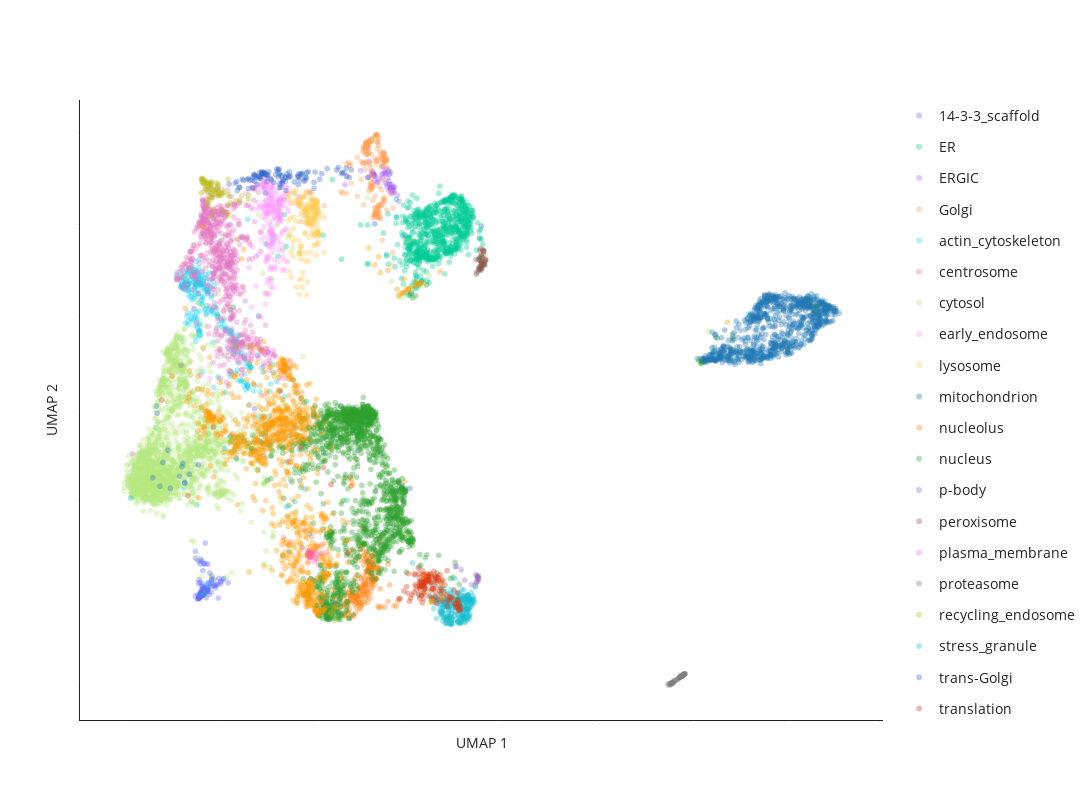

Notebook code for this chart:
### Markdown cell above
### generate UMAP plots

### Code cell
# generate 2D UMAP plot
label_to_color = "consensus_graph_annnotation"  # **choose which annotation column to highlight here** , other choices: cluster_annotation, Protein-level_consensus_annotation

fig = pu.interaction_umap(
    umap_table,
    node_name="Gene_name_canonical", 
    cluster=label_to_color, opacity=0.35, unlabelled_color="#D0D3D4", unlabelled_opacity=0.1,
    pointsize=6, x="umap_1", y="umap_2",
    categorical=True,
)
fig.update_layout(width=1200, height=800)

fig.show()

# save the figure as an html file
save_path = os.path.join("output")
save_name = f"{timestamp}_UMAP_2Dview_seed={UMAP_seed}html"
pio.write_html(fig, file=os.path.join(save_path, save_name), auto_open=False)

### Figure 1 — Plotly figure (JSON) as saved in the notebook; plotly's stock layout.template omitted (floating-point values rounded to 4 significant figures; data arrays with more than 128 entries replaced by an {"elided": "..."} marker saying what was removed)
{"data": [{"customdata": {"elided": "130x1 int values"}, "hovertemplate": "<b>%{hovertext}</b><br><br>consensus_graph_annnotation=14-3-3_scaffold<br>UMAP 1=%{x}<br>UMAP 2=%{y}<extra></extra>", "hovertext": {"elided": "130 str values"}, "legendgroup": "14-3-3_scaffold", "marker": {"color": "#636EFA", "opacity": 0.35, "size": 6, "symbol": "circle"}, "mode": "markers", "name": "14-3-3_scaffold", "showlegend": true, "type": "scattergl", "x": {"elided": "130 float values"}, "xaxis": "x", "y": {"elided": "130 float values"}, "yaxis": "y"}, {"customdata": {"elided": "750x1 int values"}, "hovertemplate": "<b>%{hovertext}</b><br><br>consensus_graph_annnotation=ER<br>UMAP 1=%{x}<br>UMAP 2=%{y}<extra></extra>", "hovertext": {"elided": "750 str values"}, "legendgroup": "ER", "marker": {"color": "#00CC96", "opacity": 0.35, "size": 6, "symbol": "circle"}, "mode": "markers", "name": "ER", "showlegend": true, "type": "scattergl", "x": {"elided": "750 float values"}, "xaxis": "x", "y": {"elided": "750 float values"}, "yaxis": "y"}, {"customdata": [[5141], [4808], [3029], [1983], [5688], [7569], [6800], [958], [512], [2998], [5705], [7596], [230], [3044], [7797], [3597], [5584], [6642], [3162], [4121], [8387], [5759], [282], [3837], [1754], [6281], [3827], [3648], [6708], [1747], [5712], [3519], [576], [4036], [3278], [1919], [4807], [4192], [1646], [3767], [2868], [666], [2299], [5218], [8011], [2511], [5383], [8481], [2617], [2501], [748], [2841], [6828], [2683], [4413]], "hovertemplate": "<b>%{hovertext}</b><br><br>consensus_graph_annnotation=ERGIC<br>UMAP 1=%{x}<br>UMAP 2=%{y}<extra></extra>", "hovertext": ["SCAP", "COPA", "GPR89B", "LMAN2", "YIF1B", "LMAN2L", "CHPT1", "COPZ1", "DESI2", "B4DSQ5[p]", "PIGG", "RAB3GAP2", "SREBF2", "ERGIC1", "RAB18", "SEC22B", "SAR1B", "MTMR14", "RAB3GAP1", "SEC24D", "TMED5", "SAR1A", "LMAN1", "RER1", "IER3IP1", "TMED4", "BET1", "SLC39A11", "MCFD2", "TRIM27", "RABL3", "COPB2", "TMED10", "SEC22B", "SEC31A", "ERP44", "COPB1", "SEC24A", "COPG2", "COPE", "YIPF5", "TMED9", "ERGIC3", "TMED1", "MTMR4", "RAB3B", "TMED2", "COPG1", "ARCN1", "LYSMD3", "EGFL7", "TRIM4", "SCFD1", "METTL9", "ARF4"], "legendgroup": "ERGIC", "marker": {"color": "#AB63FA", "opacity": 0.35, "size": 6, "symbol": "circle"}, "mode": "markers", "name": "ERGIC", "showlegend": true, "type": "scattergl", "x": [5.557, 5.319, 5.615, 5.647, 5.536, 5.704, 5.016, 5.284, 5.586, 5.527, 5.673, 5.316, 5.648, 5.727, 5.64, 5.718, 5.305, 4.683, 5.259, 5.385, 5.729, 5.63, 5.692, 5.475, 5.575, 5.492, 5.468, 5.798, 5.688, 5.178, 5.707, 5.296, 5.667, 5.578, 5.196, 5.657, 5.274, 5.359, 5.272, 5.271, 5.4, 5.649, 5.538, 5.676, 5.608, 5.825, 5.644, 5.29, 5.301, 5.558, 5.599, 5.622, 5.539, 5.454, 5.241], "xaxis": "x", "y": [11.23, 11.06, 10.94, 10.82, 11.17, 10.8, 11.18, 11.11, 11.02, 11.13, 10.87, 11.06, 11.12, 10.82, 10.81, 10.82, 10.95, 10.87, 11.08, 10.94, 10.71, 10.88, 10.7, 11.02, 10.88, 11.12, 11.26, 10.64, 10.8, 11.04, 10.74, 11.08, 10.67, 10.83, 11.38, 10.78, 11.1, 10.92, 11.15, 11.11, 10.99, 10.8, 11.1, 10.74, 10.75, 10.51, 10.77, 11.11, 11.09, 11.12, 11.17, 11.1, 10.91, 11.09, 11.15], "yaxis": "y"}, {"customdata": {"elided": "193x1 int values"}, "hovertemplate": "<b>%{hovertext}</b><br><br>consensus_graph_annnotation=Golgi<br>UMAP 1=%{x}<br>UMAP 2=%{y}<extra></extra>", "hovertext": {"elided": "193 str values"}, "legendgroup": "Golgi", "marker": {"color": "#FFA15A", "opacity": 0.35, "size": 6, "symbol": "circle"}, "mode": "markers", "name": "Golgi", "showlegend": true, "type": "scattergl", "x": {"elided": "193 float values"}, "xaxis": "x", "y": {"elided": "193 float values"}, "yaxis": "y"}, {"customdata": {"elided": "279x1 int values"}, "hovertemplate": "<b>%{hovertext}</b><br><br>consensus_graph_annnotation=actin_cytoskeleton<br>UMAP 1=%{x}<br>UMAP 2=%{y}<extra></extra>", "hovertext": {"elided": "279 str values"}, "legendgroup": "actin_cytoskeleton", "marker": {"color": "#19D3F3", "opacity": 0.35, "size": 6, "symbol": "circle"}, "mode": "markers", "name": "actin_cytoskeleton", "showlegend": true, "type": "scattergl", "x": {"elided": "279 float values"}, "xaxis": "x", "y": {"elided": "279 float values"}, "yaxis": "y"}, {"customdata": [[4197], [7022], [5846], [5861], [6604], [5687], [1325], [4698], [7292], [6543], [2725], [3168], [7168], [6500], [354], [3244], [1174], [6153], [7486], [6507], [6155], [8501], [2284], [10], [7175], [7320], [2440], [1302], [1148], [5493], [1805], [6418], [6850], [2147], [4142], [5908], [3831], [1381], [5540], [4204], [8342], [6773], [2771], [1318], [3657], [7409], [22], [6181], [6389], [2140]], "hovertemplate": "<b>%{hovertext}</b><br><br>consensus_graph_annnotation=centrosome<br>UMAP 1=%{x}<br>UMAP 2=%{y}<extra></extra>", "hovertext": ["PCNT", "TBC1D31", "CROCC", "CEP350", "CEP120", "ODF2", "MPHOSPH9", "CSNK1D", "AKAP9", "NIN", "BBS4", "PCM1", "CCDC138", "SPICE1", "CEP57", "PCM1", "ALMS1", "TPGS1", "CEP41", "CNTROB", "CEP128", "CCDC61", "CEP350", "CCP110", "CEP63", "CCDC77", "OFD1", "WRAP73", "MED4", "KIF7", "CEP78", "CEP97", "PIBF1", "CEP290", "CEP152", "CEP135", "CETN3", "CDK5RAP2", "C2CD3", "CEP43", "SSX2IP", "CEP192", "CEP131", "RNF213", "CCDC14", "CEP250", "CEP72", "CEP68", "MIB1", "CSPP1"], "legendgroup": "centrosome", "marker": {"color": "#FF6692", "opacity": 0.35, "size": 6, "symbol": "circle"}, "mode": "markers", "name": "centrosome", "showlegend": true, "type": "scattergl", "x": [3.966, 3.898, 4.09, 3.917, 3.947, 3.908, 4.098, 3.962, 3.937, 4.058, 3.898, 3.927, 3.958, 4.041, 4.129, 3.993, 4.102, 3.982, 3.989, 3.993, 3.946, 3.93, 3.495, 3.893, 4.28, 4.059, 3.922, 3.931, 4.032, 3.907, 3.825, 3.915, 3.915, 3.944, 4.19, 3.93, 4.804, 3.898, 4.197, 3.92, 3.92, 4.146, 3.973, 3.888, 3.92, 3.941, 3.925, 3.961, 3.984, 3.891], "xaxis": "x", "y": [2.841, 2.839, 2.827, 2.817, 2.77, 2.843, 3.002, 2.876, 2.8, 2.759, 2.837, 2.911, 2.865, 2.691, 2.62, 2.843, 2.744, 3.224, 2.866, 2.796, 2.861, 2.874, 4.866, 2.795, 2.878, 2.915, 2.832, 2.841, 2.915, 2.85, 3.353, 2.684, 2.854, 2.887, 2.873, 2.823, 2.935, 2.844, 3.054, 2.819, 2.902, 2.853, 2.883, 2.917, 2.808, 2.784, 2.861, 2.779, 2.915, 2.847], "yaxis": "y"}, {"customdata": {"elided": "1836x1 int values"}, "hovertemplate": "<b>%{hovertext}</b><br><br>consensus_graph_annnotation=cytosol<br>UMAP 1=%{x}<br>UMAP 2=%{y}<extra></extra>", "hovertext": {"elided": "1836 str values"}, "legendgroup": "cytosol", "marker": {"color": "#B6E880", "opacity": 0.35, "size": 6, "symbol": "circle"}, "mode": "markers", "name": "cytosol", "showlegend": true, "type": "scattergl", "x": {"elided": "1836 float values"}, "xaxis": "x", "y": {"elided": "1836 float values"}, "yaxis": "y"}, {"customdata": {"elided": "223x1 int values"}, "hovertemplate": "<b>%{hovertext}</b><br><br>consensus_graph_annnotation=early_endosome<br>UMAP 1=%{x}<br>UMAP 2=%{y}<extra></extra>", "hovertext": {"elided": "223 str values"}, "legendgroup": "early_endosome", "marker": {"color": "#FF97FF", "opacity": 0.35, "size": 6, "symbol": "circle"}, "mode": "markers", "name": "early_endosome", "showlegend": true, "type": "scattergl", "x": {"elided": "223 float values"}, "xaxis": "x", "y": {"elided": "223 float values"}, "yaxis": "y"}, {"customdata": {"elided": "169x1 int values"}, "hovertemplate": "<b>%{hovertext}</b><br><br>consensus_graph_annnotation=lysosome<br>UMAP 1=%{x}<br>UMAP 2=%{y}<extra></extra>", "hovertext": {"elided": "169 str values"}, "legendgroup": "lysosome", "marker": {"color": "#FECB52", "opacity": 0.35, "size": 6, "symbol": "circle"}, "mode": "markers", "name": "lysosome", "showlegend": true, "type": "scattergl", "x": {"elided": "169 float values"}, "xaxis": "x", "y": {"elided": "169 float values"}, "yaxis": "y"}, {"customdata": {"elided": "864x1 int values"}, "hovertemplate": "<b>%{hovertext}</b><br><br>consensus_graph_annnotation=mitochondrion<br>UMAP 1=%{x}<br>UMAP 2=%{y}<extra></extra>", "hovertext": {"elided": "864 str values"}, "legendgroup": "mitochondrion", "marker": {"color": "#1F77B4", "opacity": 0.35, "size": 6, "symbol": "circle"}, "mode": "markers", "name": "mitochondrion", "showlegend": true, "type": "scattergl", "x": {"elided": "864 float values"}, "xaxis": "x", "y": {"elided": "864 float values"}, "yaxis": "y"}, {"customdata": {"elided": "209x1 int values"}, "hovertemplate": "<b>%{hovertext}</b><br><br>consensus_graph_annnotation=nucleolus<br>UMAP 1=%{x}<br>UMAP 2=%{y}<extra></extra>", "hovertext": {"elided": "209 str values"}, "legendgroup": "nucleolus", "marker": {"color": "#FF7F0E", "opacity": 0.35, "size": 6, "symbol": "circle"}, "mode": "markers", "name": "nucleolus", "showlegend": true, "type": "scattergl", "x": {"elided": "209 float values"}, "xaxis": "x", "y": {"elided": "209 float values"}, "yaxis": "y"}, {"customdata": {"elided": "1538x1 int values"}, "hovertemplate": "<b>%{hovertext}</b><br><br>consensus_graph_annnotation=nucleus<br>UMAP 1=%{x}<br>UMAP 2=%{y}<extra></extra>", "hovertext": {"elided": "1538 str values"}, "legendgroup": "nucleus", "marker": {"color": "#2CA02C", "opacity": 0.35, "size": 6, "symbol": "circle"}, "mode": "markers", "name": "nucleus", "showlegend": true, "type": "scattergl", "x": {"elided": "1538 float values"}, "xaxis": "x", "y": {"elided": "1538 float values"}, "yaxis": "y"}, {"customdata": [[8379], [7660], [1520], [219], [6036], [6495], [6493], [1268], [6129], [5829], [7064], [7446], [6651], [8432], [4933], [6297], [7814], [6391]], "hovertemplate": "<b>%{hovertext}</b><br><br>consensus_graph_annnotation=p-body<br>UMAP 1=%{x}<br>UMAP 2=%{y}<extra></extra>", "hovertext": ["LSM2", "YTHDC2", "LSM1", "EIF4ENIF1", "EDC4", "XRN1", "DCP1B", "LSM5", "Q6ZMY0[p]", "LSM14B", "EDC3", "LSM14B", "LSM14A", "MARF1", "LSM3", "PATL1", "DCP1A", "DCP2"], "legendgroup": "p-body", "marker": {"color": "#9467BD", "opacity": 0.35, "size": 6, "symbol": "circle"}, "mode": "markers", "name": "p-body", "showlegend": true, "type": "scattergl", "x": [7.019, 7.442, 7.482, 7.473, 7.52, 7.501, 7.51, 7.145, 7.22, 7.365, 7.498, 4.475, 7.467, 7.459, 7.049, 7.486, 7.497, 7.504], "xaxis": "x", "y": [2.577, 2.162, 2.359, 2.242, 2.3, 2.256, 2.365, 2.507, 2.282, 2.187, 2.321, 1.786, 2.232, 2.403, 2.582, 2.381, 2.328, 2.351], "yaxis": "y"}, {"customdata": [[3836], [3713], [306], [1482], [7468], [6346], [5958], [4861], [1164], [4512], [5111], [174], [8189], [5972], [5503], [7253], [2180], [3930], [4509], [2947], [3917], [5567], [1483], [757], [3834], [932], [8473], [1991], [6163], [1081], [8225], [2751], [4574], [4578], [4030], [6315], [6915], [2004], [7852], [3780]], "hovertemplate": "<b>%{hovertext}</b><br><br>consensus_graph_annnotation=peroxisome<br>UMAP 1=%{x}<br>UMAP 2=%{y}<extra></extra>", "hovertext": ["ACOX3", "AGPS", "ACAA1", "PEX5", "PECR", "LONP2", "GSTK1", "PEX3", "PEX12", "PEX2", "EHHADH", "PEX26", "HACL1", "ECI2", "TYSND1", "PAFAH2", "ACBD5", "PEX1", "ABCD3", "B4DL07[p]", "SLC25A17", "DECR2", "HSD17B4", "ACOX1", "GNPAT", "FAR2", "PEX16", "SCP2", "ACAD11", "PEX6", "CROT", "FAR1", "ABCD1", "EPHX2", "PEX14", "TMEM135", "PEX13", "CAT", "PXMP2", "ACOT8"], "legendgroup": "peroxisome", "marker": {"color": "#8C564B", "opacity": 0.35, "size": 6, "symbol": "circle"}, "mode": "markers", "name": "peroxisome", "showlegend": true, "type": "scattergl", "x": [7.662, 7.581, 7.542, 7.466, 7.583, 7.646, 7.458, 7.544, 7.622, 7.649, 7.619, 7.63, 7.573, 7.513, 7.657, 7.554, 7.575, 7.569, 7.559, 7.517, 7.621, 7.568, 7.574, 7.611, 7.579, 7.664, 7.554, 7.52, 7.604, 7.534, 7.619, 7.571, 7.572, 7.476, 7.566, 7.587, 7.627, 7.533, 7.532, 7.622], "xaxis": "x", "y": [9.231, 9.099, 9.278, 8.931, 9.291, 9.191, 9.245, 9.434, 9.146, 9.124, 9.428, 9.136, 9.195, 9.248, 9.23, 9.049, 9.317, 9.02, 9.11, 9.005, 9.339, 9.331, 9.063, 9.166, 9.185, 9.25, 9.485, 9.05, 9.453, 9.025, 9.149, 9.21, 9.045, 8.967, 9.166, 9.119, 9.423, 9.235, 9.067, 9.45], "yaxis": "y"}, {"customdata": {"elided": "653x1 int values"}, "hovertemplate": "<b>%{hovertext}</b><br><br>consensus_graph_annnotation=plasma_membrane<br>UMAP 1=%{x}<br>UMAP 2=%{y}<extra></extra>", "hovertext": {"elided": "653 str values"}, "legendgroup": "plasma_membrane", "marker": {"color": "#E377C2", "opacity": 0.35, "size": 6, "symbol": "circle"}, "mode": "markers", "name": "plasma_membrane", "showlegend": true, "type": "scattergl", "x": {"elided": "653 float values"}, "xaxis": "x", "y": {"elided": "653 float values"}, "yaxis": "y"}, {"customdata": [[4486], [1249], [5451], [649], [4485], [3356], [1264], [2438], [7128], [4906], [8070], [6621], [698], [5333], [7251], [1587], [4822], [5193], [8514], [8511], [8330], [5885], [4922], [5347], [6939], [2748], [1653], [594], [3553], [1654], [5078], [1418], [1965], [1655], [4508], [1470], [259], [263], [5836], [3723], [5597], [1686], [984], [4768], [2835], [6831], [1448], [7531], [1664], [4507], [5387], [6593], [4825], [4830], [5950], [3868], [8437], [1244], [1416], [5880], [5724], [8431], [5742], [5741], [1652], [879], [3035], [5957], [3883], [1624], [1625], [5615]], "hovertemplate": "<b>%{hovertext}</b><br><br>consensus_graph_annnotation=proteasome<br>UMAP 1=%{x}<br>UMAP 2=%{y}<extra></extra>", "hovertext": ["PSMA4", "PSMC6", "ADRM1", "RAD23A", "PSMA1", "PSMB7", "NUB1", "PSMC4", "NGLY1", "PSME3", "RNF181", "AFG2A", "PSMG3", "PSME4", "PSMD1", "PSMA5", "USP14", "PSMD2", "PSMC3", "PSMD8", "POMP", "ECPAS", "PSMC1", "PSMD6", "PSMG2", "PSMG1", "PSMA3", "PSME3IP1", "UBFD1", "PSMA6", "UBE3A", "PSME1", "PSMB3", "PSMB4", "PSMB5", "PSMD12", "PSMD13", "ZFAND5", "DDI2", "PSMD11", "PSMB1", "PSMD14", "TCP11L2", "PSMD7", "TCP11L1", "UBLCP1", "BAG1", "PITHD1", "PSMC2", "PSMB6", "UBE3C", "UBR7", "RAD23B", "PSMD4", "PSME3", "PSMD3", "RNF115", "PSME2", "PSMA7", "PSMD4", "PSMG4", "USP15", "UCHL5", "UCHL5", "PSMC3", "PSMA2", "UBQLN2", "ZFAND6", "TXNL1", "PSMC5", "PSMB2", "AKIRIN2"], "legendgroup": "proteasome", "marker": {"color": "#7F7F7F", "opacity": 0.35, "size": 6, "symbol": "circle"}, "mode": "markers", "name": "proteasome", "showlegend": true, "type": "scattergl", "x": [11.82, 11.84, 11.83, 11.62, 11.84, 11.84, 11.61, 11.86, 11.59, 1.209, 11.56, 11.69, 11.66, 11.74, 11.89, 11.78, 11.8, 11.81, 11.85, 11.87, 11.63, 11.73, 11.82, 11.79, 11.75, 11.78, 11.83, 11.61, 11.62, 11.85, 11.62, 11.86, 11.85, 11.86, 11.83, 11.86, 11.88, 11.66, 11.52, 11.87, 11.85, 11.85, 11.62, 11.87, 11.59, 11.67, 11.6, 11.55, 11.81, 11.79, 11.81, 11.65, 11.84, 11.81, 11.76, 11.81, 11.78, 11.79, 11.8, 11.86, 11.61, 11.59, 11.6, 11.83, 11.58, 11.85, 11.79, 11.61, 11.59, 11.89, 11.84, 11.63], "xaxis": "x", "y": [0.1993, 0.2141, 0.1982, 0.05686, 0.2097, 0.2185, 0.04535, 0.2286, 0.04901, 6.95, 0.02088, 0.101, 0.08809, 0.1388, 0.2488, 0.1656, 0.1795, 0.1845, 0.2248, 0.2418, 0.0576, 0.1351, 0.2001, 0.1763, 0.1427, 0.1735, 0.2045, 0.04615, 0.05165, 0.2229, 0.04515, 0.2335, 0.2238, 0.2281, 0.2054, 0.237, 0.2488, 0.07822, 0.03259, 0.2423, 0.227, 0.2263, 0.05008, 0.239, 0.04012, 0.08963, 0.0378, 0, 0.1876, 0.1717, 0.1922, 0.1007, 0.2151, 0.1924, 0.1665, 0.1932, 0.1818, 0.1776, 0.1914, 0.2343, 0.05152, 0.03839, 0.04524, 0.208, 0.02476, 0.2317, 0.2208, 0.03904, 0.01328, 0.2541, 0.2174, 0.05831], "yaxis": "y"}, {"customdata": [[2023], [1704], [1809], [1853], [5635], [5020], [2276], [1700], [5725], [2404], [1687], [7407], [7680], [7357], [1670], [4978], [2322], [4987], [2203], [5740], [1786], [2035], [7514], [1814], [8183], [6354], [5162], [267], [7988], [257], [3777], [3787], [5500], [828], [3824], [3850], [196], [4560], [5103], [5520], [6907], [6926], [6210], [977], [2681], [8034], [6726], [5445], [3368], [5442], [3470], [8232], [640], [6497], [5242], [8345], [457], [444], [8110], [6446], [6652], [6435], [5408], [3133], [6377], [6460], [5551], [5217], [7074], [4654], [8496], [4701], [7092], [4695], [2593], [14], [2612], [7781], [6117], [6138], [2515], [5024], [64], [3995], [5786]], "hovertemplate": "<b>%{hovertext}</b><br><br>consensus_graph_annnotation=recycling_endosome<br>UMAP 1=%{x}<br>UMAP 2=%{y}<extra></extra>", "hovertext": ["ECE1", "RALGAPA1", "ATP13A3", "ARHGAP10", "ATP6V0A1", "LRP2", "STEAP3", "RAB11FIP5", "WDR44", "Q59FF5[p];A8CDT9[p]", "SERPINF1", "VAMP8", "PACC1", "CRACR2A", "SCAMP2", "SIRPA", "ABCB1", "CSNK1G2", "ARL13B", "COLEC12", "STX3", "A0A3B3ITR4[p]", "SEMA4C", "SMIM1", "LNPEP", "RALGAPB", "PTPRJ", "CEMIP2", "GFOD1", "NKIRAS2", "ITGB1BP1", "SCAMP3", "RALGAPA2", "SLC12A6", "SCAMP1", "STX7", "CDK16", "SFN", "LRP1", "GFOD2", "APBB2", "SCAMP4", "RAB11FIP2", "SYT1", "ATP6V0D1", "PODXL2", "ITFG1", "RAB11B", "ATP11A", "VAMP3", "VAMP2", "PACSIN3", "LDLR", "CMTM4", "RAB32", "ATP11B", "CERK", "MYADM", "MRC2", "CD302", "CCNY", "LMTK2", "NHERF2", "PODXL", "STX12", "SLC35F2", "ANO6", "ADAM9", "CMTM7", "SLC1A1", "CSNK1G3", "ADGRE5", "ABHD17A", "TRAPPC10", "BICD1", "GPRC5B", "MICALL1", "KIAA1549", "RAB11FIP1", "SLCO4C1", "A8K6Q8[p];B7Z2I6[p]", "ATP8B2", "FCGRT", "ATP9A", "SLC35F1"], "legendgroup": "recycling_endosome", "marker": {"color": "#BCBD22", "opacity": 0.35, "size": 6, "symbol": "circle"}, "mode": "markers", "name": "recycling_endosome", "showlegend": true, "type": "scattergl", "x": [1.854, 1.713, 1.865, 1.785, 2.231, 1.713, 1.862, 1.834, 2.08, 1.658, 2.63, 2.038, 1.962, 1.885, 1.969, 1.967, 1.734, 1.816, 1.791, 1.79, 1.774, 1.675, 1.814, 1.838, 2.0, 1.734, 1.677, 1.728, 1.653, 1.669, 1.723, 2.634, 1.652, 1.988, 2.079, 2.078, 1.872, 4.472, 1.943, 1.833, 2.257, 2.077, 1.65, 1.998, 2.498, 1.78, 2.118, 2.224, 1.839, 2.46, 2.21, 1.88, 1.961, 2.096, 1.879, 1.791, 1.631, 2.196, 1.85, 1.997, 1.898, 1.671, 1.771, 1.744, 2.378, 1.937, 1.786, 1.736, 1.967, 1.853, 1.696, 1.813, 1.729, 2.208, 2.415, 1.773, 1.664, 1.69, 1.84, 2.024, 2.219, 1.85, 2.012, 1.778, 1.897], "xaxis": "x", "y": [10.7, 10.96, 10.93, 10.41, 10.62, 10.96, 10.6, 10.83, 10.77, 10.93, 10.56, 10.68, 10.72, 10.81, 10.69, 10.65, 10.9, 10.52, 10.84, 10.89, 10.52, 10.9, 10.9, 10.89, 10.73, 10.9, 10.98, 10.93, 11.02, 10.98, 10.78, 10.64, 11.0, 10.89, 10.68, 10.65, 10.19, 1.414, 10.77, 10.61, 10.48, 10.71, 10.98, 10.87, 10.64, 10.73, 10.7, 10.26, 10.89, 10.5, 10.66, 10.65, 10.9, 10.29, 10.77, 10.92, 10.69, 10.19, 10.94, 10.63, 10.34, 10.99, 10.55, 10.8, 10.53, 10.72, 10.77, 10.77, 10.77, 10.67, 10.72, 10.87, 10.91, 11.0, 9.682, 10.81, 10.98, 10.9, 10.8, 10.63, 10.43, 10.59, 10.65, 10.89, 10.74], "yaxis": "y"}, {"customdata": {"elided": "252x1 int values"}, "hovertemplate": "<b>%{hovertext}</b><br><br>consensus_graph_annnotation=stress_granule<br>UMAP 1=%{x}<br>UMAP 2=%{y}<extra></extra>", "hovertext": {"elided": "252 str values"}, "legendgroup": "stress_granule", "marker": {"color": "#17BECF", "opacity": 0.35, "size": 6, "symbol": "circle"}, "mode": "markers", "name": "stress_granule", "showlegend": true, "type": "scattergl", "x": {"elided": "252 float values"}, "xaxis": "x", "y": {"elided": "252 float values"}, "yaxis": "y"}, {"customdata": [[8339], [558], [1620], [4], [5579], [7579], [1345], [531], [7459], [7452], [1224], [1630], [1027], [8422], [7495], [7866], [1130], [5071], [8447], [422], [7828], [7919], [7549], [416], [1556], [383], [7501], [771], [8465], [8324], [8280], [1403], [1778], [1239], [300], [2073], [6401], [2090], [2855], [4448], [3007], [2430], [6388], [3661], [4009], [4434], [2353], [2818], [3222], [7345], [6756], [4028], [3396], [5907], [6909], [3052], [2514], [6644], [2094], [3955], [2984], [4791], [6293], [3801], [4324], [7242], [7202], [6829], [2159], [7189], [6799], [7188], [3899], [3901], [4772], [2907], [6588], [3913], [2274], [6340], [3925], [4771], [6743], [6420], [6272], [2729], [6951], [5882], [5898], [2569], [5901], [2584], [5895], [2727], [3151], [5667], [7013], [5951], [6959], [3558], [4162], [3083], [6505], [4099], [2761], [1929]], "hovertemplate": "<b>%{hovertext}</b><br><br>consensus_graph_annnotation=trans-Golgi<br>UMAP 1=%{x}<br>UMAP 2=%{y}<extra></extra>", "hovertext": ["TRAPPC4", "ANGEL1", "OSBPL11", "TM9SF2", "MTMR9", "CYSTM1", "TRAPPC2L", "SPG21", "TMEM59", "OSBPL10", "SNAP47", "SH3GLB1", "TRAPPC8", "ATP6V0A2", "WDR11", "RAB6B", "SPRYD7", "ATP7A", "YIPF1", "WDFY1", "HINT3", "NDFIP2", "RAB33B", "ATG9A", "DTNBP1", "ACBD3", "PRKD2", "SYNGR2", "TRAPPC1", "MTMR6", "SNX7", "SLC12A7", "PSEN2", "ARFIP2", "TBC1D5", "LRBA", "TRAPPC5", "TGOLN2", "TRAPPC11", "OSBP", "LMBRD2", "TMEM87A", "RAB43", "C17orf75", "DNAJC13", "M6PR", "TRAPPC13", "GOLM1", "TVP23C", "SLC35A5", "BLOC1S5", "VAMP4", "MDK", "FAM91A1", "GLG1", "ARFIP1", "SV2A", "DAGLB", "MFSD4B", "STX10", "KCT2", "EFNA5", "TRAPPC6B", "RAB29", "TRAPPC2", "OSBPL9", "TRAPPC9", "TRAPPC12", "SLC9A6", "STX16", "RAB2B", "ANKRD27", "SPRY1", "TRAPPC3", "CLCN5", "SLC12A4", "ARFGAP1", "STX6", "TMEM63A", "TPRA1", "ATP9B", "CLCN3", "PI4K2B", "FAM219A", "PLEKHH3", "SYAP1", "TMEM230", "SNX30", "LRIG1", "YIPF6", "AP1AR", "SORT1", "FAM219B", "KIAA0319L", "ATP7B", "ATP8A1", "RAB39B", "NAPG", "VTI1A", "STX16", "SNX4", "SYNGR1", "FAM177A1", "CPD", "SNX8", "SLC20A2"], "legendgroup": "trans-Golgi", "marker": {"color": "#3366CC", "opacity": 0.35, "size": 6, "symbol": "circle"}, "mode": "markers", "name": "trans-Golgi", "showlegend": true, "type": "scattergl", "x": [2.887, 4.145, 3.874, 4.509, 3.435, 3.032, 3.068, 3.105, 4.029, 3.854, 3.177, 3.295, 3.241, 3.711, 3.319, 3.723, 3.679, 2.805, 3.295, 2.8, 4.028, 3.817, 4.661, 2.934, 3.431, 4.816, 3.352, 2.641, 2.904, 3.372, 3.295, 2.401, 3.696, 4.626, 3.35, 2.389, 2.724, 3.776, 3.279, 4.712, 2.878, 3.904, 3.835, 3.354, 2.752, 2.946, 3.285, 4.306, 2.996, 4.19, 3.419, 3.494, 2.459, 3.362, 4.545, 3.451, 2.762, 3.274, 2.92, 2.926, 4.05, 2.997, 2.611, 4.779, 2.827, 3.712, 2.506, 3.253, 2.731, 5.313, 3.861, 2.969, 2.534, 2.768, 3.044, 2.637, 5.167, 2.783, 2.671, 2.727, 3.044, 2.97, 3.496, 3.507, 2.438, 4.718, 3.688, 2.966, 3.61, 3.428, 2.918, 2.359, 3.123, 3.777, 3.218, 2.932, 3.324, 3.535, 3.02, 2.86, 2.868, 3.002, 4.612, 3.749, 2.89, 2.23], "xaxis": "x", "y": [11.02, 10.99, 11.13, 11.19, 11.04, 10.94, 11.15, 11.01, 10.92, 11.03, 10.92, 10.81, 11.21, 11.04, 11.07, 10.98, 11.04, 11.04, 11.11, 11.06, 10.8, 10.95, 11.13, 11.11, 10.74, 11.2, 10.94, 10.79, 11.02, 10.97, 10.89, 10.75, 10.88, 11.14, 10.89, 10.94, 10.97, 11.1, 11.21, 11.23, 11.14, 11.15, 10.98, 11.07, 11.09, 11.11, 11.2, 11.22, 11.09, 11.11, 10.95, 11.03, 10.82, 10.97, 11.25, 11.1, 11.1, 11.05, 11.15, 11.11, 11.15, 11.1, 10.99, 11.03, 10.88, 11.11, 10.99, 11.16, 11.04, 10.02, 11.02, 11.13, 10.97, 10.95, 11.09, 11.0, 11.03, 11.07, 10.97, 10.81, 11.07, 11.15, 11.05, 11.15, 10.81, 11.05, 11.08, 11.12, 10.93, 11.03, 11.13, 10.9, 10.99, 11.12, 11.09, 11.12, 10.82, 11.06, 11.08, 11.05, 11.02, 10.69, 11.11, 11.1, 11.06, 10.89], "yaxis": "y"}, {"customdata": {"elided": "144x1 int values"}, "hovertemplate": "<b>%{hovertext}</b><br><br>consensus_graph_annnotation=translation<br>UMAP 1=%{x}<br>UMAP 2=%{y}<extra></extra>", "hovertext": {"elided": "144 str values"}, "legendgroup": "translation", "marker": {"color": "#DC3912", "opacity": 0.35, "size": 6, "symbol": "circle"}, "mode": "markers", "name": "translation", "showlegend": true, "type": "scattergl", "x": {"elided": "144 float values"}, "xaxis": "x", "y": {"elided": "144 float values"}, "yaxis": "y"}, {"customdata": {"elided": "875x1 int values"}, "hovertemplate": "<b>%{hovertext}</b><br><br>consensus_graph_annnotation=unclassified<br>UMAP 1=%{x}<br>UMAP 2=%{y}<extra></extra>", "hovertext": {"elided": "875 str values"}, "legendgroup": "unclassified", "marker": {"color": "#FF9900", "opacity": 0.35, "size": 6, "symbol": "circle"}, "mode": "markers", "name": "unclassified", "showlegend": true, "type": "scattergl", "x": {"elided": "875 float values"}, "xaxis": "x", "y": {"elided": "875 float values"}, "yaxis": "y"}], "layout": {"height": 800, "legend": {"font": {"size": 14}}, "width": 1200, "xaxis": {"showticklabels": true, "tickfont": {"size": 1}, "ticks": "", "title": {"text": "UMAP 1"}}, "yaxis": {"showticklabels": true, "tickfont": {"size": 1}, "ticks": "", "title": {"text": "UMAP 2"}}}}
